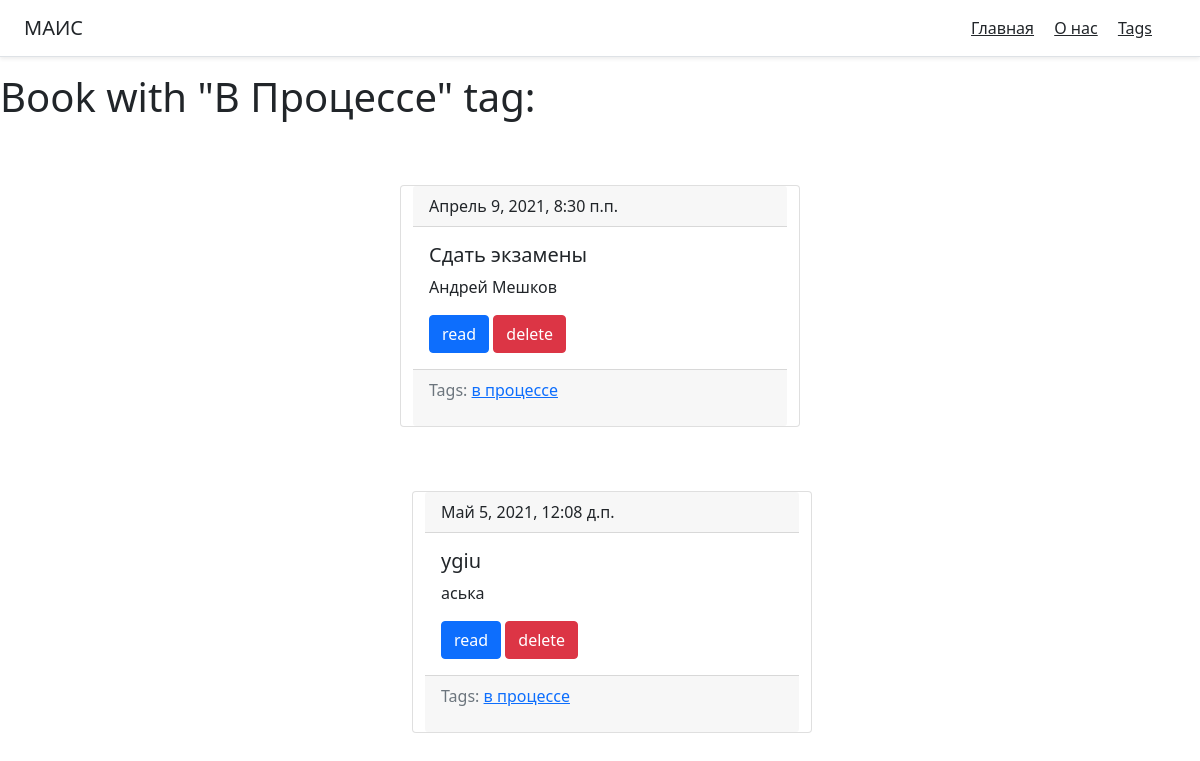
The page /tag/ldkfls/ on the database its author committed.
### main/models.py (models this page shows, shortened)
class Tag(models.Model):
    title = models.CharField(max_length=50)
    slug = models.SlugField(max_length=50, unique=True)
    def get_absolute_url(self):
        return reverse('tag_detail_url', kwargs={'slug': self.slug})
    class Meta:
        ordering = ['title']

class Book(models.Model):
    title = models.CharField(max_length=20, db_index=True)
    slug = models.SlugField(max_length=150, blank=True, unique=True)
    autor = models.CharField(max_length =150 , db_index=True)
    tags = models.ManyToManyField('Tag', blank=True, related_name='books')
    date_pub = models.DateTimeField(auto_now_add=True)
    text = models.TextField(max_length=500, blank=True)
    def get_absolute_url(self):
        return reverse('book_detail_url', kwargs={'slug': self.slug})
    def get_delete_url(self):
        return reverse('book_delete_url', kwargs={'slug': self.slug})
    class Meta:
        ordering = ['date_pub']

### main/views.py (the view)
# urls.py: path('tag/<str:slug>/', TagDetail.as_view(), name='tag_detail_url'),
class TagDetail(ObjectDetailMixin, View):
    model = Tag
    template = 'main/tag_detail.html'

### main/utils.py (called while the page is built)
    def get(self, request, slug):
        obj = get_object_or_404(self.model, slug__iexact=slug)
        return render(request, self.template , context={self.model.__name__.lower(): obj})

### main/templates/main/tag_detail.html (shortened to what this page needs)
{% extends 'main/base.html' %}
{% block content %}
<h1 class="mb-5">Book with "{{ tag.title|title }}" tag:</h1>
    {% for book in tag.books.all %}
        {% include 'main/includes/book_card_template.html' %}
    {% endfor %}
{% endblock %}

### main/templates/main/includes/book_card_template.html (shortened to what this page needs)
               <div class="container mt-5" style="width : 400px" >
                        <div class="row">
                            <p style="width : 400px">
                        <div class="card mb=4">
                          <div class="card-header">
                            {{ book.date_pub }}
                          </div>
                          <div class="card-body">
                            <h5 class="card-title">{{book.title}}</h5>
                            <p class="card-text">{{ book.autor|truncatewords:15 }}</p>
                            <a href="{{ book.get_absolute_url }}" class="btn btn-primary">read</a>
                            <a href="{{ book.get_delete_url }}" class="btn btn-danger">delete</a>
                          </div>
                              <div class="card-footer text-muted">
                                Tags:
                                  {% for tag in book.tags.all %}
                                  <a href="{{ tag.get_absolute_url }}">{{ tag.title }}</a>
                                  {% endfor %}
                                      </p>
                              </div>
                        </div>

### rows shown on the page
Tag: title "В Процессе", title "в процессе"
Book: date_pub "Апрель 9, 2021, 8:30 п.п.", title "Сдать экзамены", autor "Андрей Мешков"
Book: date_pub "Май 5, 2021, 12:08 д.п.", title "ygiu", autor "аська"
